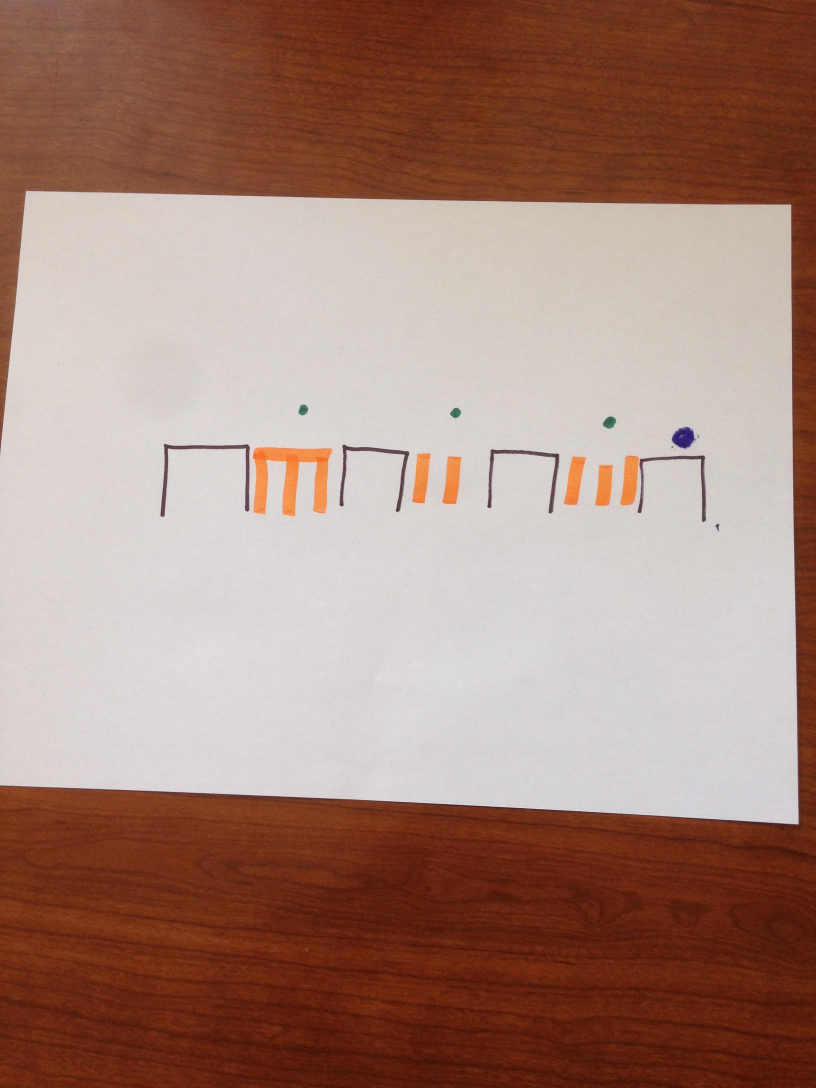
#> input picture mysite/input.jpg, 2448 x 3264 px (shown at 1/3 size)
$ python img_visualization.py --image mysite/input.jpg
#> lines starting #> are read from the running program, lines starting #| are printed output that depends on the picture; after the words box and inside, x2 and y2 are one past the last pixel; in counts of white or black regions, pixels touching at a corner belong together
### scan.py
"""Image scanner for Draw Platformer.

The scanner turns a photographed paper level into the tile map consumed by the
JavaScript game engine.
"""

from __future__ import annotations

import argparse
import json
from pathlib import Path

import cv2
import numpy as np

from pyimagesearch import imutils
from pyimagesearch.transform import four_point_transform


BACKGROUND = 1
WALL = 2
BOUNCE = 5
FINISH = 8
LAVA = 9
COIN = 12
TILE_IDS = (BACKGROUND, COIN, LAVA, FINISH, BOUNCE, WALL)


class ScanError(RuntimeError):
    """Raised when an uploaded image cannot be converted into a game map."""


def load_image(image_path: str | Path) -> tuple[np.ndarray, np.ndarray, float]:
    image = cv2.imread(str(image_path))
    if image is None:
        raise ScanError(f"Could not read image: {image_path}")

    ratio = image.shape[0] / 500.0
    original = image.copy()
    resized = imutils.resize(image, height=500)
    return original, resized, ratio


def get_edges(image: np.ndarray) -> np.ndarray:
    gray = cv2.cvtColor(image, cv2.COLOR_BGR2GRAY)
    blurred = cv2.GaussianBlur(gray, (5, 5), 0)
    return cv2.Canny(blurred, 75, 200)


def get_largest_contour(edged_img: np.ndarray) -> np.ndarray:
    contours_info = cv2.findContours(
        edged_img.copy(), cv2.RETR_EXTERNAL, cv2.CHAIN_APPROX_SIMPLE
    )
    contours = contours_info[-2]
    contours = sorted(contours, key=cv2.contourArea, reverse=True)[:5]

    for contour in contours:
        perimeter = cv2.arcLength(contour, True)
        approx = cv2.approxPolyDP(contour, 0.02 * perimeter, True)
        if len(approx) == 4:
            return approx

    raise ScanError("Could not find a four-corner paper outline in the image.")


# [10 lines left out: functions isolate_paper, filter_colors, not called in this run]


def mask_hsv(hsv: np.ndarray, lower: tuple[int, int, int], upper: tuple[int, int, int]):
    mask = cv2.inRange(hsv, np.array(lower), np.array(upper))
    return cv2.bitwise_and(hsv, hsv, mask=mask)


def get_blue_img(hsv: np.ndarray) -> np.ndarray:
    return mask_hsv(hsv, (100, 50, 50), (140, 255, 255))


# [5 lines left out: function get_red_img, not called in this run]


def get_green_img(hsv: np.ndarray) -> np.ndarray:
    return mask_hsv(hsv, (40, 30, 30), (85, 255, 255))


def get_pink_img(hsv: np.ndarray) -> np.ndarray:
    return mask_hsv(hsv, (140, 30, 30), (175, 255, 255))


# [87 lines left out: functions get_black_img, img_to_game_map, get_rescaled_game_map, eliminate_dups, add_border, not called in this run]


def game_map_to_string(img: np.ndarray) -> str:
    return json.dumps(img.tolist())


# [29 lines left out: functions scan_image, parse_args, not called in this run]


def main() -> None:
    args = parse_args()
    print(scan_image(args.image))


# [2 lines that do not run on import are left out]

### pyimagesearch/imutils.py
# Import the necessary packages
import numpy as np
import cv2

# [23 lines left out: functions translate, rotate, not called in this run]

def resize(image, width = None, height = None, inter = cv2.INTER_AREA):
	# initialize the dimensions of the image to be resized and
	# grab the image size
	dim = None
	(h, w) = image.shape[:2]

	# if both the width and height are None, then return the
	# original image
	if width is None and height is None:
		return image

	# check to see if the width is None
	if width is None:
		# calculate the ratio of the height and construct the
		# dimensions
		r = height / float(h)
		dim = (int(w * r), height)

	# otherwise, the height is None
	else:
		# calculate the ratio of the width and construct the
		# dimensions
		r = width / float(w)
		dim = (width, int(h * r))

	# resize the image
	resized = cv2.resize(image, dim, interpolation = inter)

	# return the resized image
	return resized

### img_visualization.py
"""Visualize the Draw Platformer image-processing pipeline."""

from __future__ import annotations

import argparse
import json

import cv2
import numpy as np

from pyimagesearch import imutils
from scan import (
    add_border,
    eliminate_dups,
    filter_colors,
    get_black_img,
    get_blue_img,
    get_edges,
    get_green_img,
    get_largest_contour,
    get_pink_img,
    get_red_img,
    get_rescaled_game_map,
    img_to_game_map,
    isolate_paper,
    load_image,
)


def show_step(title: str, image: np.ndarray) -> None:
    print(title)
    cv2.imshow(title, image)
    cv2.waitKey(0)
    cv2.destroyAllWindows()


def visualize(image_path: str) -> str:
    original, resized, ratio = load_image(image_path)
#> in load_image, image is the input picture: shape (3264, 2448, 3); mean B, G, R 121.4, 133.4, 166.2
#> in resize, `resized = cv2.resize(image, dim, interpolation = inter)`:
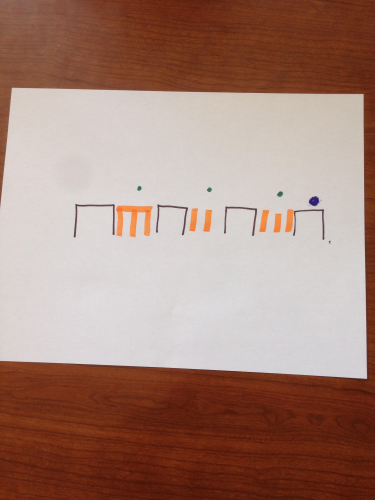
#> resized: shape (500, 375, 3); mean B, G, R 121.4, 133.4, 166.2
#> ratio = 6.53

    edged = get_edges(resized)
#> in get_edges, `gray = cv2.cvtColor(image, cv2.COLOR_BGR2GRAY)`:
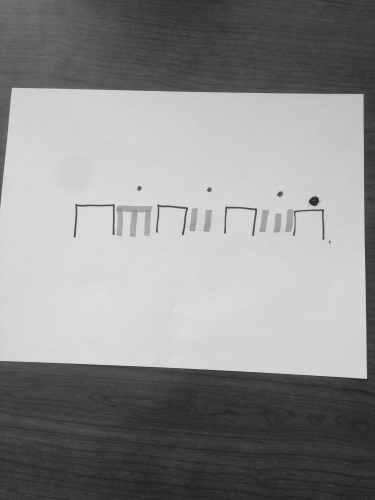
#> gray: shape (500, 375); min 33, max 224, mean 141.8
#> in get_edges, `return cv2.Canny(blurred, 75, 200)`:
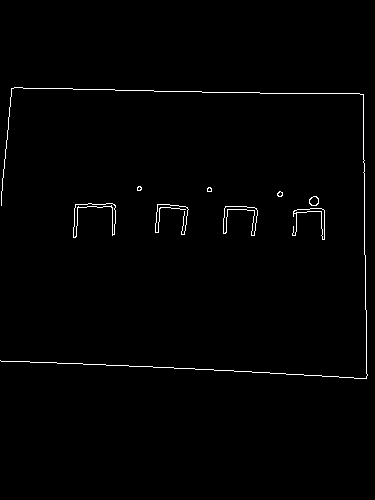
#> returned value: shape (500, 375); 1% white in thin lines or dots, all inside (x1, y1, x2, y2) = (0, 87, 368, 379)
    show_step('STEP 1: Edge Detection', resized)

    screen_contour = get_largest_contour(edged)
#> in get_largest_contour, `contours_info = cv2.findContours( edged_img.copy(), cv2.RETR_EXTERNAL,..`: contours_info = 9 contours, 4 with area under 20; largest, box (x1, y1, x2, y2) and area: (73, 203, 116, 238) 270, (223, 206, 258, 236) 240, (292, 208, 325, 240) 164, (309, 196, 319, 206) 70, (277, 191, 283, 197) 20
#> in get_largest_contour, `contours = contours_info[-2]`: contours has the same summary as contours_info
#> in get_largest_contour, `contours = sorted(contours, key=cv2.contourArea, reverse=True)[:5]`: contours = 5 contours; box (x1, y1, x2, y2) and area: (73, 203, 116, 238) 270, (223, 206, 258, 236) 240, (292, 208, 325, 240) 164, (309, 196, 319, 206) 70, (277, 191, 283, 197) 20
#> the loop in get_largest_contour, `for contour in contours:` made 5 passes
#> perimeter on passes 1 to 5: 204.9, 170.6, 196.9, 30.73, 17.07
    outline = resized.copy()
    cv2.drawContours(outline, [screen_contour], -1, (0, 255, 0), 2)
    show_step('STEP 2: Find contours of paper', outline)

    paper = isolate_paper(original, screen_contour, ratio)
    show_step('STEP 3: Perspective transform', imutils.resize(paper, height=650))

    resized_paper, hsv = filter_colors(paper)
    blue = get_blue_img(hsv)
    red = get_red_img(hsv)
    green = get_green_img(hsv)
    pink = get_pink_img(hsv)
    black = get_black_img(hsv)

    for title, image in (
        ('Blue Image', blue),
        ('Red Image', red),
        ('Green Image', green),
        ('Pink Image', pink),
        ('Black Image', black),
    ):
        show_step(title, image)

    game_map = img_to_game_map(resized_paper, green, black, red, blue, pink)
    rescaled = get_rescaled_game_map(game_map, 44, 36)
    eliminate_dups(rescaled)
    add_border(rescaled)
    game_map_text = json.dumps(rescaled.tolist())
    print(game_map_text)
    return game_map_text


def parse_args() -> argparse.Namespace:
    parser = argparse.ArgumentParser()
    parser.add_argument('-i', '--image', required=True, help='Path to the image to scan')
    return parser.parse_args()


if __name__ == '__main__':
    args = parse_args()
#> (the run stopped early here; a loop or call above may not have finished)
